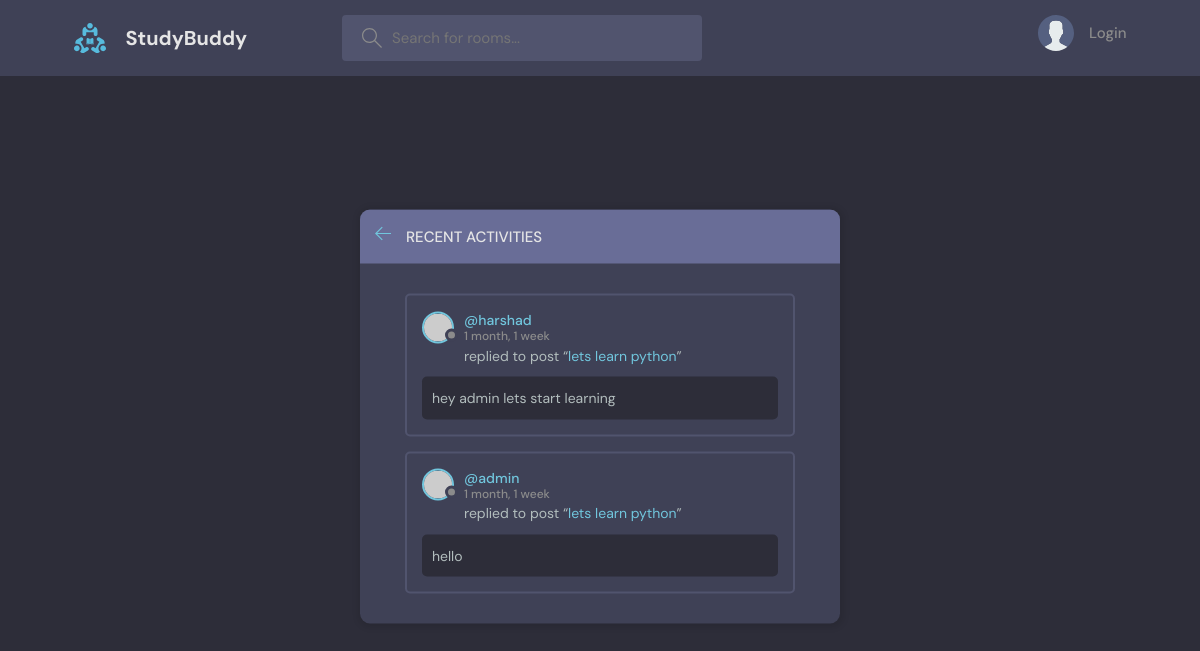
Before: /activites with the older database file.
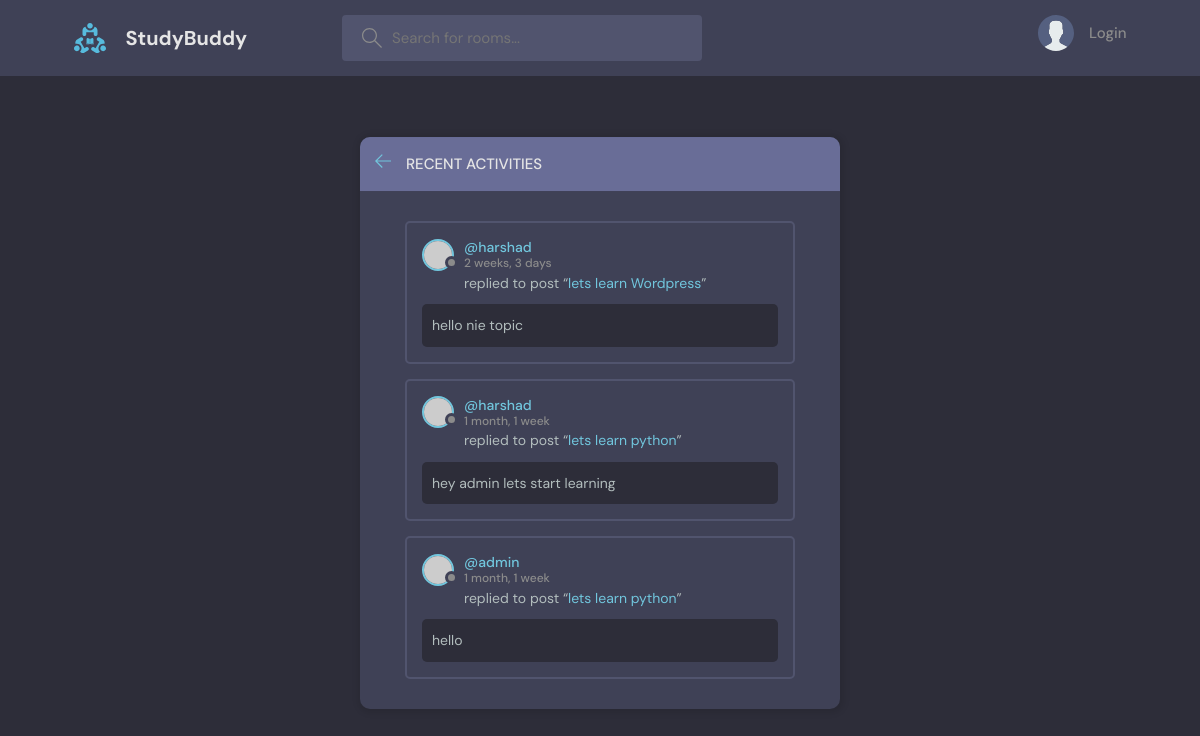
After: the same page with the newer database file.
### base/models.py (models this page shows)
class Message(models.Model):
    user = models.ForeignKey(User,on_delete=models.CASCADE)
    room = models.ForeignKey(Room,on_delete=models.CASCADE)
    body = models.TextField()
    updated = models.DateTimeField(auto_now=True)
    created = models.DateTimeField(auto_now_add=True)
    class Meta:
        ordering = ["-updated","-created"]
    def __str__(self) -> str:
        return self.body[0:50]

class User(AbstractUser):
    bio = models.TextField(null=True)
    avatar = models.ImageField(null=True,default="avatar.svg")

class Room(models.Model):
    host = models.ForeignKey(User,on_delete=models.SET_NULL,null=True)
    topic = models.ForeignKey(Topic,on_delete=models.SET_NULL,null=True)
    name = models.CharField(max_length=200)
    description = models.TextField(null=True,blank=True)
    participants = models.ManyToManyField(User,related_name="participants",blank=True)
    updated = models.DateTimeField(auto_now=True)
    created = models.DateTimeField(auto_now_add=True)
    def __str__(self) -> str:
        return self.name
    class Meta:
        ordering = ["-updated","-created"]

### base/views.py (the view)
# urls.py: path('activites',views.activityPage,name="activites"),
def activityPage(request):
    room_messages = Message.objects.all()
    context = {"room_messages": room_messages}
    return render(request, "base/activity.html", context)

### base/templates/base/activity.html (shortened to what this page needs)
{% extends "main.html" %}
{% block content %}
    <main class="layout">
      <div class="container">
        <div class="layout__box">
          <div class="layout__boxHeader">
            <div class="layout__boxTitle">
              <a href="{% url 'home' %}">
                <svg version="1.1" xmlns="http://www.w3.org/2000/svg" width="32" height="32" viewBox="0 0 32 32">
                  <title>arrow-left</title>
                  <path
                    d="M13.723 2.286l-13.723 13.714 13.719 13.714 1.616-1.611-10.96-10.96h27.625v-2.286h-27.625l10.965-10.965-1.616-1.607z"
                  ></path>
                </svg>
              </a>
              <h3>Recent Activities</h3>
            </div>
          </div>
          <div class="activities-page layout__body">
            {% for room_message in room_messages %}
            <div class="activities__box">
              <div class="activities__boxHeader roomListRoom__header">
                <a href="profile.html" class="roomListRoom__author">
                  <div class="avatar avatar--small">
                    <img src="https://randomuser.me/api/portraits/women/11.jpg" />
                  </div>
                  <p>
                    @{{ room_message.user }}
                    <span>{{ room_message.created | timesince}}</span>
                  </p>
                </a>
              </div>
              <div class="activities__boxContent">
                <p>replied to post “<a href="room.html">{{ room_message.room }}</a>”</p>
                <div class="activities__boxRoomContent">
                  {{ room_message }}
                </div>
              </div>
            </div>
            {% endfor %}
          </div>
        </div>
      </div>
    </main>
    {% endblock content %}

Changed rows visible on the page:
added Message: user "harshad", created "2 weeks, 3 days", room "lets learn Wordpress", body "hello nie topic"
